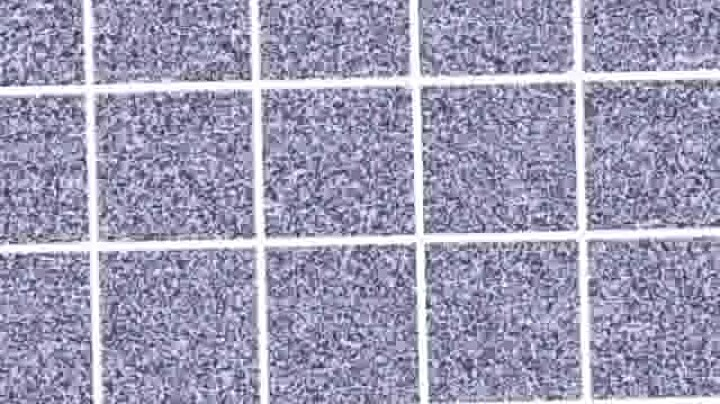
//> input picture task_ARK-task_Round/grid.jpg, 720 x 404 px, given in place of GRID.mp4, which was not available
$ ./morphBinary   (built with g++ and OpenCV 4)
//> lines starting //> are read from the running program, lines starting //| are printed output that depends on the picture; after the words box and inside, x2 and y2 are one past the last pixel; in counts of white or black regions, pixels touching at a corner belong together; pictures that were not available may be replaced by others from this repository, and a replacement may not be noted
//> further down, frame is the input picture: 404 rows x 720 cols, CV_8UC3; mean B, G, R 181.6, 154.5, 157.3
#include "opencv2/highgui/highgui.hpp"
#include "opencv2/imgproc/imgproc.hpp"
#include "opencv2/core/core.hpp"
#include<iostream>
#include<stdio.h>
#include<stdlib.h>
using namespace cv;
using namespace std;

Mat img0=imread("grid.jpg",0);
Mat img;
Mat frame(356,638,CV_8UC3,Scalar(0,0,0));
Mat src;//(frame.rows,frame.cols,CV_8UC3,Scalar(0,0,0));
Mat erosion_dst;//(frame.rows,frame.cols,CV_8UC3,Scalar(0,0,0));

int erosion_elem=0;
int erosion_size=1;
int const max_elem=2;
int const max_kernel_size=21;

int thresh=225;

void Binary(int ,void* )
    {
       int i,j;
       for(i=0;i<frame.rows;i++)
           {
             for(j=0;j<frame.cols;j++)
                 {
                    if(img.at<uchar>(i,j)>thresh)
                      {
                       src.at<Vec3b>(i,j)[0]=255;
                       src.at<Vec3b>(i,j)[1]=255;
                       src.at<Vec3b>(i,j)[2]=255;
                      }
                    else
                      {
                       src.at<Vec3b>(i,j)[0]=0;
                       src.at<Vec3b>(i,j)[1]=0;
                       src.at<Vec3b>(i,j)[2]=0;
                      }
                 }
           }
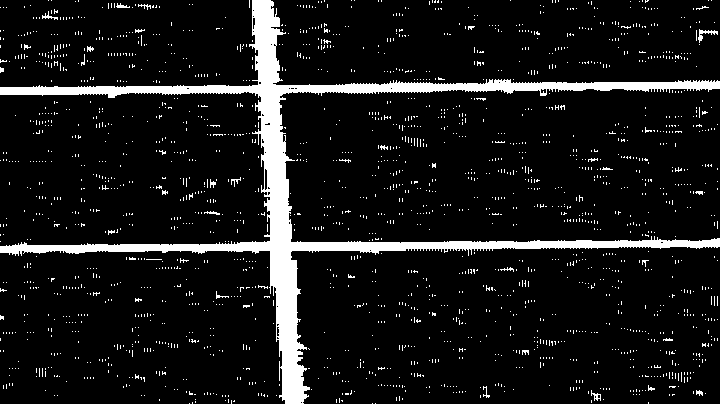
//> src: 404 rows x 720 cols, CV_8UC3; 9.2% white; 2088 white regions (2060 under 20 px), largest, box (x1, y1, x2, y2) and area: (0, 0, 720, 404) 20660, (698, 29, 718, 43) 88, (42, 11, 58, 20) 46
           imshow("binary",src);
    }

void Erosion(int ,void* )
  {
    int erosion_type;
    if(erosion_elem==0)
       erosion_type=MORPH_RECT;
    else if(erosion_elem==1)
       erosion_type=MORPH_CROSS;
    else if(erosion_elem==2)
       erosion_type=MORPH_ELLIPSE;
    Mat element=getStructuringElement(erosion_type,Size(2*erosion_size +1,2*erosion_size +1),Point(erosion_size,erosion_size));
    erode(src,erosion_dst,element);
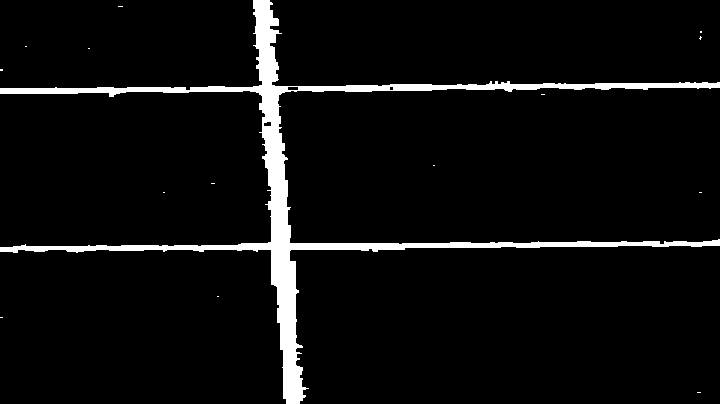
//> erosion_dst: 404 rows x 720 cols, CV_8UC3; 5.3% white; 15 white regions (14 under 20 px), largest, box (x1, y1, x2, y2) and area: (0, 0, 720, 404) 15477
    imshow("Erosion Demo",erosion_dst);
  }

void fine()
  {

    namedWindow("Erosion Demo", WINDOW_NORMAL);
    namedWindow("binary",WINDOW_NORMAL);
    namedWindow("grid",WINDOW_NORMAL);

    createTrackbar("threshold","binary",&thresh,255,Binary);
    createTrackbar("element\nrect\ncross\nellipse","Erosion Demo",&erosion_elem,max_elem,Erosion);
    createTrackbar("kernel size\n2n+1","Erosion Demo",&erosion_size,max_kernel_size,Erosion);

    Binary(0,0);
    Erosion(0,0);

    imshow("grid",img);

  }

int main()
  {
    int i,j;
    VideoCapture vid("GRID.mp4");
    namedWindow("video",WINDOW_NORMAL);
    //Mat frame;
    while(1)
    {
      vid >> frame;
      img=frame.clone();


      src=img.clone();
      erosion_dst=img.clone();

      imshow("video",img);
      fine();

      //82,358
      if(waitKey(300)>=0)break;
//> the Esc key is pressed
    }

  }
